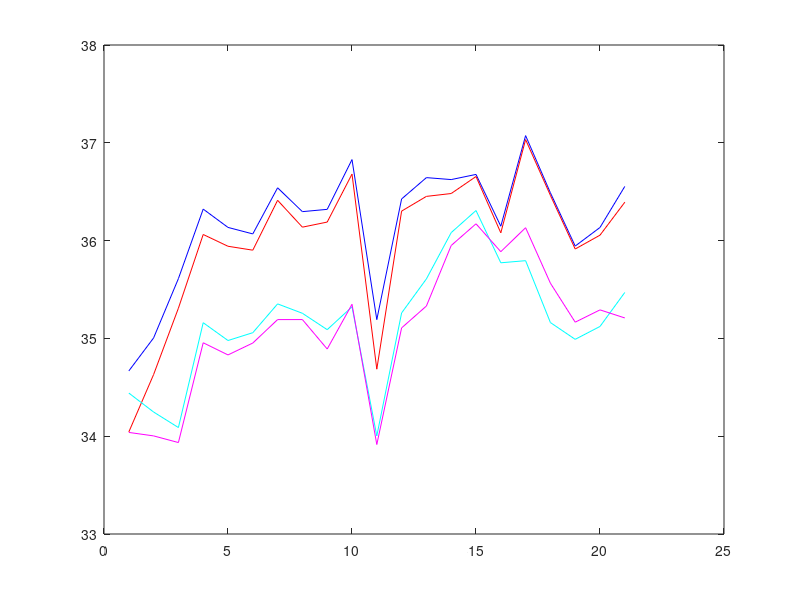
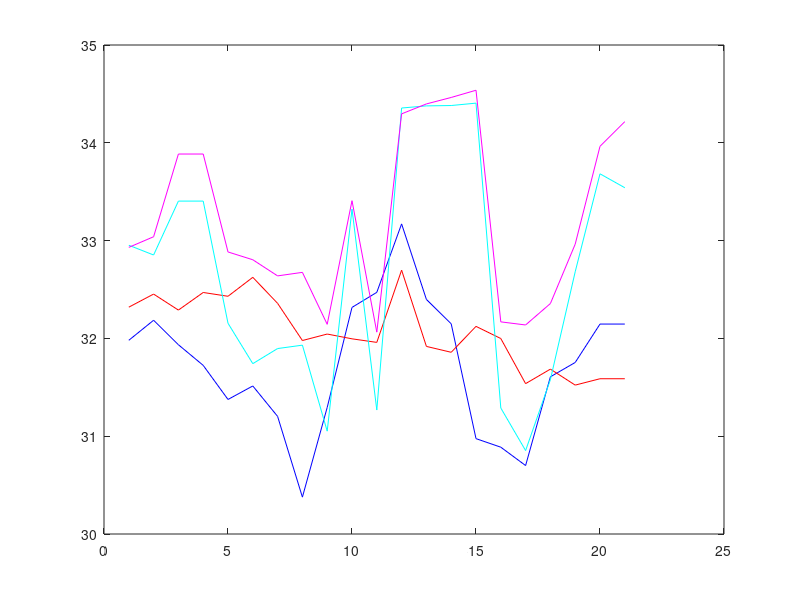

Source code (MATLAB) for these figures, in order: (Note: this script raises an error after producing the figures.)
load ZB_distal_left.csv
load ZB_proxy_left.csv
load ZB_distal_right.csv
load ZB_proxy_right.csv


figure; plot(median(ZB_distal_left'), 'b')
hold on;
 plot(median(ZB_proxy_left'), 'r')
hold on;
plot(median(ZB_distal_right'), 'c')
hold on;
plot(median(ZB_proxy_right'), 'm')

load LM_distal_left.csv
load LM_proxy_left.csv
load LM_distal_right.csv
load LM_proxy_right.csv

figure; plot(median(LM_distal_left'), 'b')
hold on;
plot(median(LM_proxy_left'), 'r')
hold on;
plot(median(LM_distal_right'), 'c')
hold on;
plot(median(LM_proxy_right'), 'm')


% all of ZB's data
ZB = [ZB_distal_left;ZB_proxy_left;ZB_distal_right;ZB_proxy_right];

% all of LM's data
LM = [LM_distal_left;LM_proxy_left;LM_distal_right;LM_proxy_right];

dist = squareform(pdist([ZB;LM]));
[ U, d_A, v_A, sigma ] = AnalyzeGraphAlpha(  dist,1, 'max', 10, 10);

lbl_ZB_LM = zeros(168,1);
lbl_ZB_LM(85:end)=1;

% ZB in blue, LM in yellow
figure; scatter(v_A(:,2), v_A(:,3), 20, lbl_ZB_LM, 'filled')

ZB_distal_left_n = ZB_distal_left./norm(ZB_distal_left);
ZB_proxy_left_n = ZB_proxy_left./norm(ZB_proxy_left);
ZB_distal_right_n = ZB_distal_right./norm(ZB_distal_right);
ZB_proxy_right_n = ZB_proxy_right./norm(ZB_proxy_right);

LM_distal_left_n = LM_distal_left./norm(LM_distal_left);
LM_proxy_left_n = LM_proxy_left./norm(LM_proxy_left);
LM_distal_right_n = LM_distal_right./norm(LM_distal_right);
LM_proxy_right_n = LM_proxy_right./norm(LM_proxy_right);

% all of ZB's normalized data
ZBn = [ZB_distal_left_n;ZB_proxy_left_n;ZB_distal_right_n;ZB_proxy_right_n];

% all of LM's data
LMn = [LM_distal_left_n;LM_proxy_left_n;LM_distal_right_n;LM_proxy_right_n];


distn = squareform(pdist([ZBn;LMn]));
[ U, d_An, v_An, sigma ] = AnalyzeGraphAlpha(  distn,1, 'max', 10, 10);


% ZB in blue, LM in yellow
figure; scatter(v_An(:,2), v_An(:,3), 20, lbl_ZB_LM, 'filled')

lbl_by_area_t = zeros(84,1);  % dark blue - left hand distal
lbl_by_area_t(21*1+1:21*2)=10; % bright yellow - left hand proxy
lbl_by_area_t(21*2+1:21*3)=3; % bright yellow - left hand proxy
lbl_by_area_t(21*3+1:21*4)=7;

lbl_by_area = [lbl_by_area_t,lbl_by_area_t];
figure; scatter(v_An(1:84,2), v_An(1:84,3), 20, lbl_by_area_t, 'filled')
figure; scatter(v_An(85:168,2), v_An(85:168,3), 20, lbl_by_area_t, 'filled')
